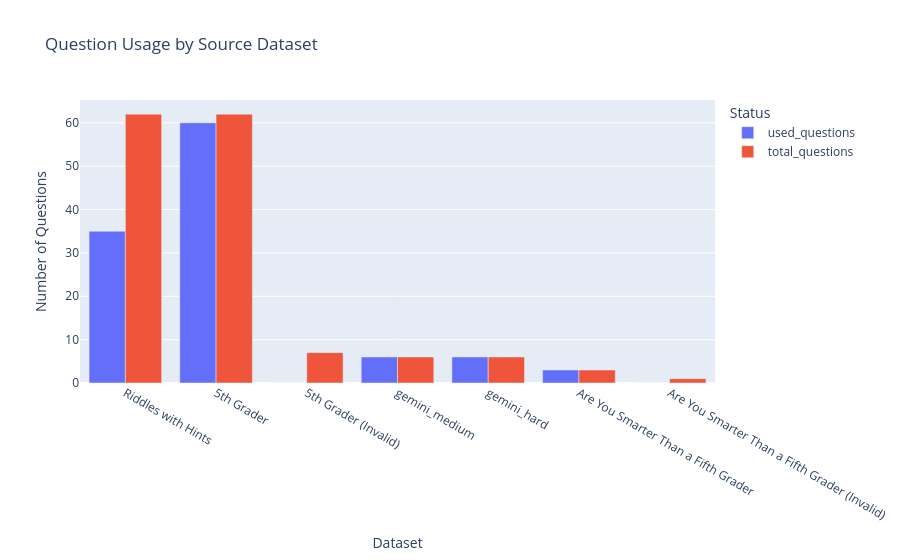
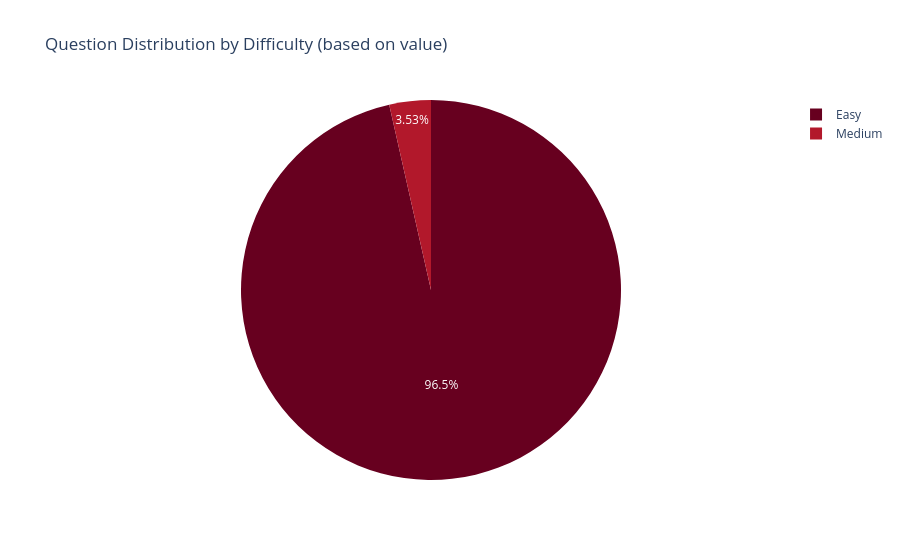

The code cell stored with these charts, in order, in its notebook:
### Markdown cell above
## 5. Question Usage & Dataset Analysis

Analysis of trivia questions, including usage rates by source dataset and difficulty patterns.

### Code cell
if "conn" in locals() and conn:
    # Total questions vs. Used questions
    query_total = "SELECT COUNT(*) FROM questions;"
    total_questions = pd.read_sql_query(query_total, conn).iloc[0, 0]

    query_used = "SELECT COUNT(DISTINCT question_id) FROM daily_questions;"
    used_questions = pd.read_sql_query(query_used, conn).iloc[0, 0]

    print(f"📚 Question Pool Statistics:")
    print(f"Total questions available: {total_questions}")
    print(f"Unique questions used: {used_questions}")
    if total_questions > 0:
        print(f"Usage percentage: {used_questions / total_questions * 100:.1f}%")
        print(f"Remaining unused: {total_questions - used_questions}")

    # Question usage by source with enhanced metrics
    query = """
    SELECT
        q.source,
        COUNT(q.id) as total_questions,
        COUNT(DISTINCT dq.question_id) as used_questions,
        ROUND(AVG(q.value), 1) as avg_value,
        COUNT(DISTINCT CASE WHEN q.hint_text IS NOT NULL THEN q.id END) as questions_with_hints
    FROM questions q
    LEFT JOIN daily_questions dq ON q.id = dq.question_id
    GROUP BY q.source
    ORDER BY total_questions DESC;
    """
    df_source = pd.read_sql_query(query, conn)
    df_source["usage_pct"] = (
        df_source["used_questions"] / df_source["total_questions"] * 100
    ).round(1)
    df_source["hint_pct"] = (
        df_source["questions_with_hints"] / df_source["total_questions"] * 100
    ).round(1)

    print("\n📊 Question Usage by Source Dataset:")
    print(df_source.to_string(index=False))

    # Visualize usage by source
    fig = px.bar(
        df_source,
        x="source",
        y=["used_questions", "total_questions"],
        title="Question Usage by Source Dataset",
        labels={
            "value": "Number of Questions",
            "variable": "Status",
            "source": "Dataset",
        },
        barmode="group",
    )
    fig.show()

    # Question difficulty analysis (if value represents difficulty)
    query = """
    SELECT
        CASE 
            WHEN q.value <= 100 THEN 'Easy'
            WHEN q.value <= 200 THEN 'Medium'
            ELSE 'Hard'
        END as difficulty,
        COUNT(*) as question_count,
        COUNT(DISTINCT dq.id) as times_used
    FROM questions q
    LEFT JOIN daily_questions dq ON q.id = dq.question_id
    WHERE q.value IS NOT NULL
    GROUP BY difficulty
    ORDER BY 
        CASE difficulty
            WHEN 'Easy' THEN 1
            WHEN 'Medium' THEN 2
            ELSE 3
        END;
    """
    df_difficulty = pd.read_sql_query(query, conn)
    if not df_difficulty.empty:
        fig = px.pie(
            df_difficulty,
            names="difficulty",
            values="question_count",
            title="Question Distribution by Difficulty (based on value)",
            color_discrete_sequence=px.colors.sequential.RdBu,
        )
        fig.show()

    # Recently used questions
    query = """
    SELECT
        q.question_text,
        q.source,
        q.value,
        dq.sent_at
    FROM daily_questions dq
    JOIN questions q ON dq.question_id = q.id
    ORDER BY dq.sent_at DESC
    LIMIT 10;
    """
    df_recent = pd.read_sql_query(query, conn)
    print("\n📅 Recently Used Questions:")
    df_recent["question_preview"] = df_recent["question_text"].str[:60] + "..."
    print(
        df_recent[["question_preview", "source", "value", "sent_at"]].to_string(
            index=False
        )
    )

### Figure 1 — Plotly figure (JSON) as saved in the notebook; plotly's stock layout.template omitted (floating-point values rounded to 4 significant figures)
{"data": [{"alignmentgroup": "True", "hovertemplate": "Status=used_questions<br>Dataset=%{x}<br>Number of Questions=%{y}<extra></extra>", "legendgroup": "used_questions", "marker": {"color": "#636efa", "pattern": {"shape": ""}}, "name": "used_questions", "offsetgroup": "used_questions", "orientation": "v", "showlegend": true, "textposition": "auto", "type": "bar", "x": ["Riddles with Hints", "5th Grader", null, "5th Grader (Invalid)", "gemini_medium", "gemini_hard", "Are You Smarter Than a Fifth Grader", "Are You Smarter Than a Fifth Grader (Invalid)"], "xaxis": "x", "y": [35, 60, 18, 0, 6, 6, 3, 0], "yaxis": "y"}, {"alignmentgroup": "True", "hovertemplate": "Status=total_questions<br>Dataset=%{x}<br>Number of Questions=%{y}<extra></extra>", "legendgroup": "total_questions", "marker": {"color": "#EF553B", "pattern": {"shape": ""}}, "name": "total_questions", "offsetgroup": "total_questions", "orientation": "v", "showlegend": true, "textposition": "auto", "type": "bar", "x": ["Riddles with Hints", "5th Grader", null, "5th Grader (Invalid)", "gemini_medium", "gemini_hard", "Are You Smarter Than a Fifth Grader", "Are You Smarter Than a Fifth Grader (Invalid)"], "xaxis": "x", "y": [62, 62, 23, 7, 6, 6, 3, 1], "yaxis": "y"}], "layout": {"barmode": "group", "legend": {"title": {"text": "Status"}, "tracegroupgap": 0}, "title": {"text": "Question Usage by Source Dataset"}, "xaxis": {"anchor": "y", "domain": [0, 1], "title": {"text": "Dataset"}}, "yaxis": {"anchor": "x", "domain": [0, 1], "title": {"text": "Number of Questions"}}}}

### Figure 2 — Plotly figure (JSON) as saved in the notebook; plotly's stock layout.template omitted (floating-point values rounded to 4 significant figures)
{"data": [{"domain": {"x": [0, 1], "y": [0, 1]}, "hovertemplate": "difficulty=%{label}<br>question_count=%{value}<extra></extra>", "labels": ["Easy", "Medium"], "legendgroup": "", "name": "", "showlegend": true, "type": "pie", "values": [164, 6]}], "layout": {"legend": {"tracegroupgap": 0}, "piecolorway": ["rgb(103,0,31)", "rgb(178,24,43)", "rgb(214,96,77)", "rgb(244,165,130)", "rgb(253,219,199)", "rgb(247,247,247)", "rgb(209,229,240)", "rgb(146,197,222)", "rgb(67,147,195)", "rgb(33,102,172)", "rgb(5,48,97)"], "title": {"text": "Question Distribution by Difficulty (based on value)"}}}
